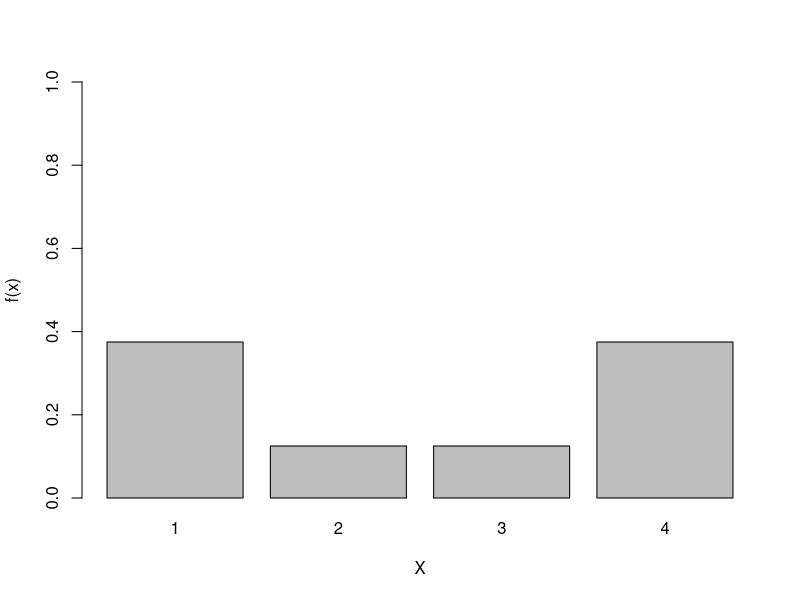
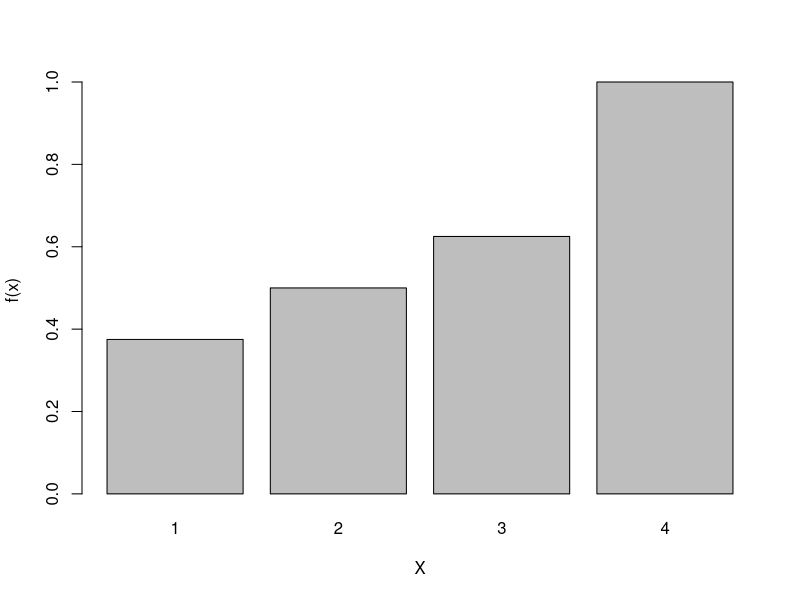
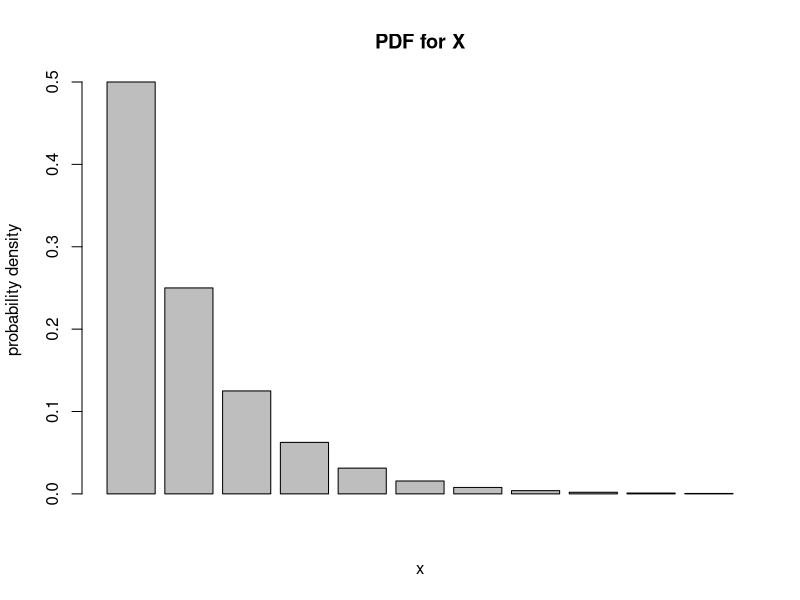
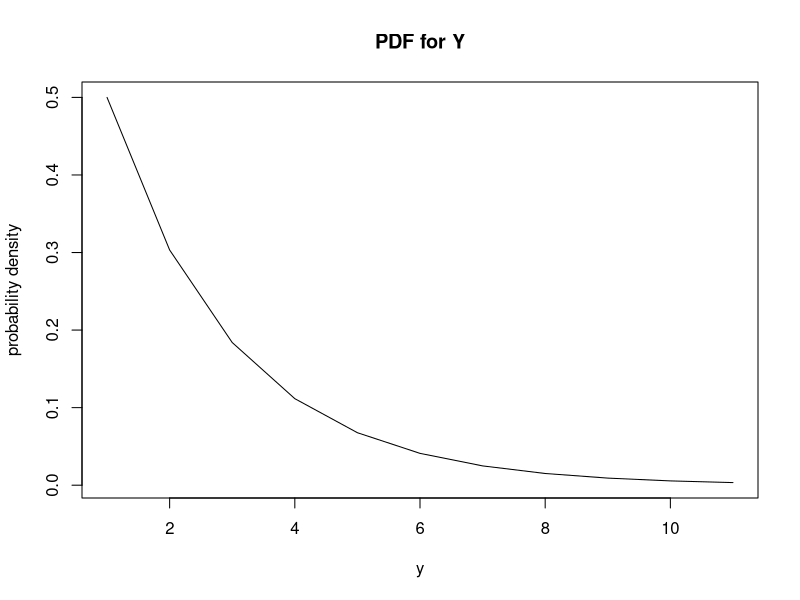
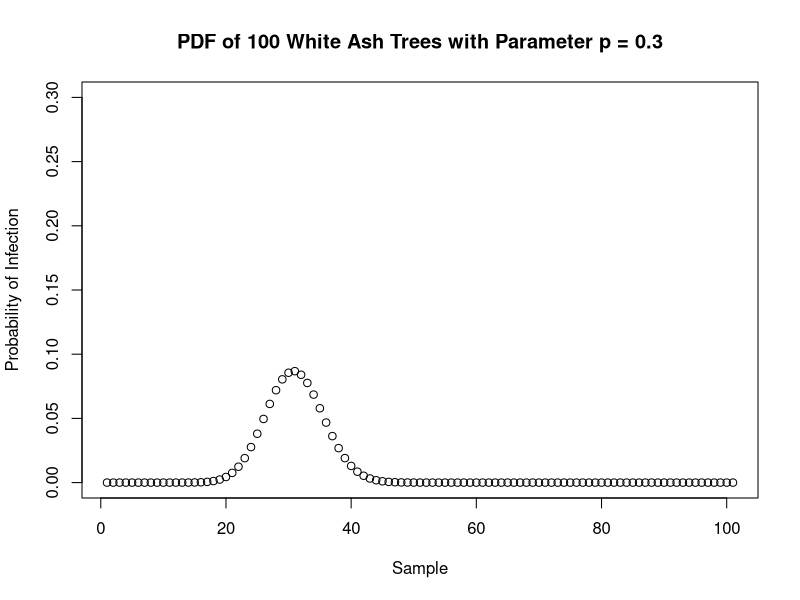
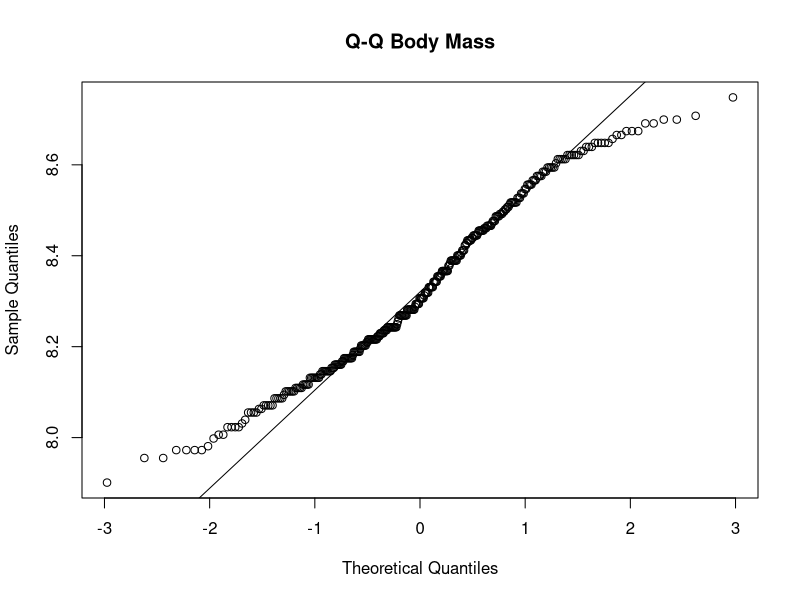
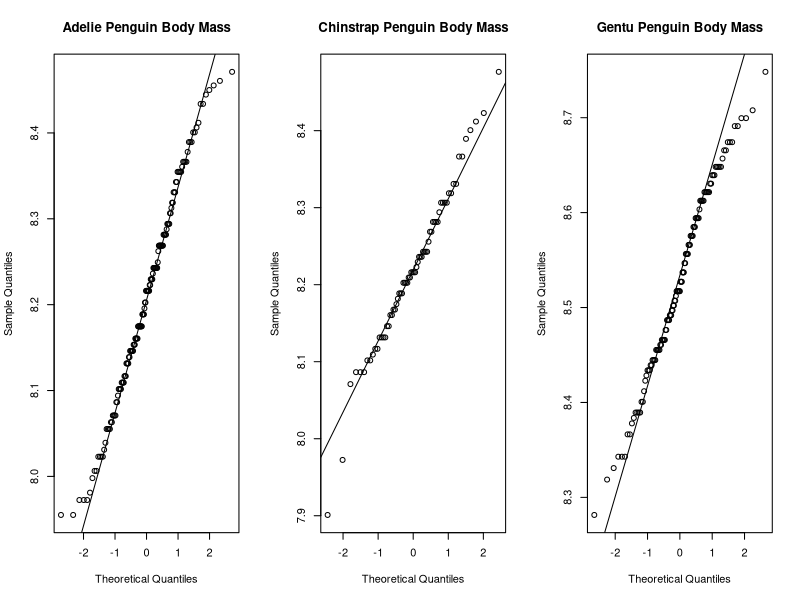
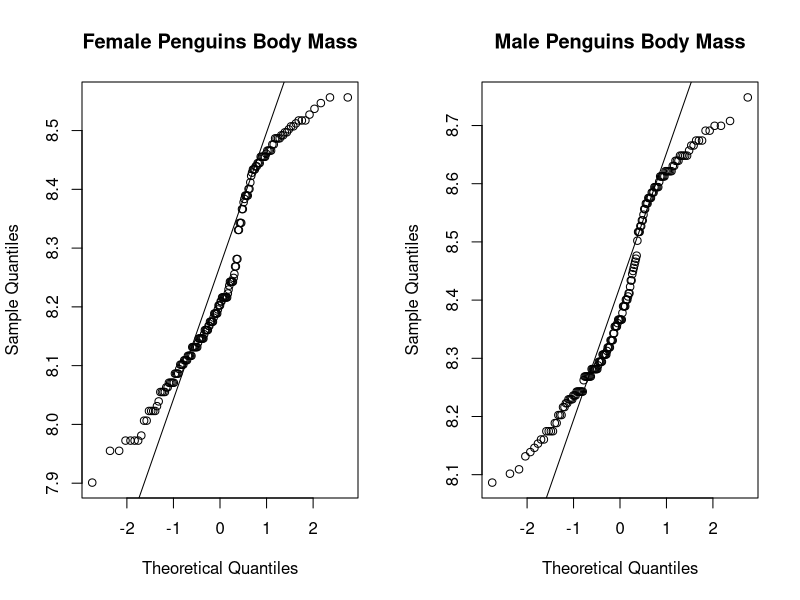

Source code (R) for these figures, in order:
## ---- chunk 1
#| label: load-packagesa
#| include: true

library(palmerpenguins)
## ---- chunk 2
    fx <- c(3/8,1/8,1/8,3/8)
    X <- c(1,2,3,4)
    # realized I do not need this: prob1C.table <- data.frame(fx,X)

    barplot(fx, xlab="X", ylab="f(x)", names.arg = c("1","2","3","4"), ylim = c(0,1))
## ---- chunk 3
    Fx <- c(3/8,((3/8)+(1/8)),((3/8)+(1/8)+(1/8)),((3/8)+(1/8)+(1/8)+(3/8)))
    # realized I do not need this: prob1D.table <- data.frame(Fx,X)

    barplot(Fx, xlab = "X", ylab = "f(x)", names.arg = c("1","2","3","4"))
## ---- chunk 4
support0_10 <- c(seq(0,10))

XPDF <- function(x,p){
  ((1-p)^x)*p
}

barplot(XPDF(support0_10,0.5), ylab = "probability density", xlab = "x", main = "PDF for X")


## ---- chunk 5
YPDF <- function(y,l){
  l*(exp(1)^(-l*y))
}

plot(YPDF(support0_10,0.5), type = "l", ylab = "probability density", xlab = "y", main = "PDF for Y")
## ---- chunk 6
XPDF(5,0.5)
## ---- chunk 7
pgeom(support0_10[7], prob=0.5) - pgeom(support0_10[6], prob=0.5)
pexp(support0_10[7], rate=0.5) - pexp(support0_10[6], rate=0.5)

## ---- chunk 8
    whiteashtrees <- seq(0,100, by = 1)
    plot(dbinom(whiteashtrees, 100, 0.3), ylim = c(0,.3), ylab = "Probability of Infection", xlab = "Sample", main = "PDF of 100 White Ash Trees with Parameter p = 0.3")
## ---- chunk 9
lnormal_qqplot <- function(data, x){
  ldata <- log(data)
  qqnorm(ldata, main = x)
  qqline(ldata)
}

lnormal_qqplot(data = penguins$body_mass_g, "Q-Q Body Mass")
## ---- chunk 10
a_penguins <- subset(penguins, penguins$species=="Adelie")
cs_penguins <- subset(penguins, penguins$species=="Chinstrap")
g_penguins <- subset(penguins, penguins$species=="Gentoo")

par(mfrow=c(1,3))
lnormal_qqplot(a_penguins$body_mass_g, "Adelie Penguin Body Mass")
lnormal_qqplot(cs_penguins$body_mass_g, "Chinstrap Penguin Body Mass")
lnormal_qqplot(g_penguins$body_mass_g, "Gentu Penguin Body Mass")


female_penguins <- subset(penguins, sex == "female")
male_penguins <- subset(penguins, sex == "male")

par(mfrow=c(1,2))
lnormal_qqplot(female_penguins$body_mass_g, "Female Penguins Body Mass")
lnormal_qqplot(male_penguins$body_mass_g, "Male Penguins Body Mass")

female_a_penguins <- subset(a_penguins, sex == "female")
male_a_penguins <- subset(a_penguins, sex == "male")

female_cs_penguins <- subset(cs_penguins, sex == "female")
male_cs_penguins <- subset(cs_penguins, sex == "male")

female_g_penguins <- subset(g_penguins, sex == "female")
male_g_penguins <- subset(g_penguins, sex == "male")

par(mfrow=c(2,3))
lnormal_qqplot(female_a_penguins$body_mass_g,"Female Adelie Penguins Body Mass")
lnormal_qqplot(male_a_penguins$body_mass_g,"Male Adelie Penguins Body Mass")

lnormal_qqplot(female_cs_penguins$body_mass_g, "Female Chinstrap Penguins Body Mass")
lnormal_qqplot(male_cs_penguins$body_mass_g,"Male Chinstrap Penguins Body Mass")

lnormal_qqplot(female_g_penguins$body_mass_g, "Female Gentu Penguins Body Mass")
lnormal_qqplot(male_g_penguins$body_mass_g, "Male Gentu Penguins Body Mass")
